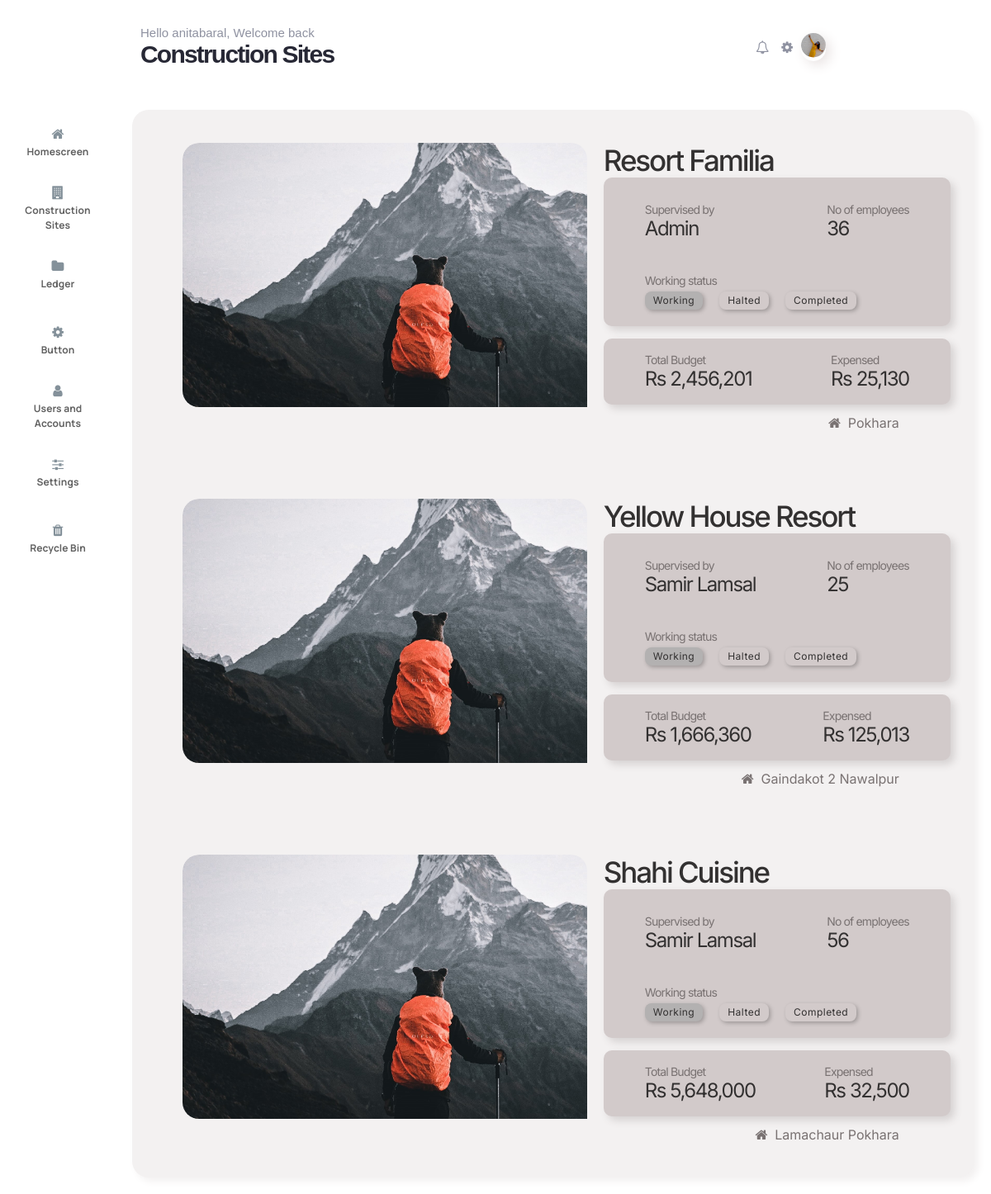
Page /construction_home/ (signed in) on the committed database.
### construction/models.py (models this page shows, shortened)
class Site_User(models.Model):
    name = models.OneToOneField(User, on_delete=models.CASCADE)
    fullname = models.CharField(max_length=100, null=True, blank=True)
    TYPE_ROLE = (
        ('Sitehead', 'Sitehead'),
        ('Superviser', 'Superviser'),
        ('Technician', 'Technician'),
    )
    site_role = models.CharField(max_length=50, choices=TYPE_ROLE)
    image = models.ImageField(upload_to='profile_images/', null=True)

class Construction_Site(models.Model):
    name = models.CharField(max_length=50)
    image = models.ImageField(
        upload_to="site_profiles/",  null=True, blank=True)
    num_workers = models.IntegerField(null=True, blank=True)
    budget = models.IntegerField(null=True, blank=True)
    expensed = models.IntegerField(null=True, blank=True)
    WORKING_STATUS = (
        ('Working', 'Working'),
        ('Halted', 'Halted'),
        ('Completed', 'Completed'),
    )
    working_status = models.CharField(max_length=50, choices=WORKING_STATUS)
    superviser = models.ForeignKey(
        Site_User, on_delete=models.SET_NULL, null=True)
    location = models.CharField(max_length=100, null=True, blank=True)

### construction/views.py (the view)
# urls.py: path('construction_home/', views.constructionHomeView,
@login_required
def constructionHomeView(request):
    construction_detail = Construction_Site.objects.all()
    return render(request, 'pages/constructionpage.html', {'construction_detail': construction_detail})

### construction/templates/pages/constructionpage.html (shortened to what this page needs)
{% extends 'pages/base.html' %} {% load static%} {% load humanize %}
  {% block content1 %}
  <div class="header">
    <div class="title">
      <h4>Hello {{request.user}}, Welcome back</h4>
      <h2>Construction Sites</h2>
    </div>
    <div class="profileheader">
      <i class="fa fa-bell-o" aria-hidden="true"></i>
      <i class="fa fa-cog"></i>
      <div class="image" id="image" onclick="showmenu();">
        <img src="{{request.user.site_user.image.url}}" />
      </div>
    </div>
  </div>
  {% endblock %}
    {% block content2 %}
    <div class="construction_detail_container">
      {% for construction_detail in construction_detail %}
      <div class="construction_detail">
        <div class="left">
          <img src="{{construction_detail.image.url}}" />
        </div>
        <div class="right">
          <div class="title">
            <h1>{{construction_detail.name}}</h1>
          </div>
          <div class="card1">
            <div class="card1top">
              <div class="name">
                <p>Supervised by</p>
                <h2>{{construction_detail.superviser.fullname}}</h2>
              </div>
              <div class="workernum">
                <p>No of employees</p>
                <h2>{{construction_detail.num_workers}}</h2>
              </div>
            </div>
            <div class="card1bottom">
              <p>Working status</p>
              <div class="status">
                <h4 style="background: #b3b1b1">Working</h4>
                <h4>Halted</h4>
                <h4>Completed</h4>
              </div>
            </div>
          </div>
          <div class="card2">
            <div class="budget">
              <p>Total Budget</p>
              <h2>Rs {{construction_detail.budget|intcomma}}</h2>
            </div>
            <div class="expensed">
              <p>Expensed</p>
              <h2>Rs {{construction_detail.expensed|intcomma}}</h2>
            </div>
          </div>
          <h3>
            <i class="fa fa-home" aria-hidden="true"></i
            >&nbsp;&nbsp;{{construction_detail.location}}
          </h3>
        </div>
      </div>
      {% endfor %}
    </div>
    {% endblock %}

### construction/templates/pages/base.html (shortened to what this page needs)
{% load static %}
<!DOCTYPE html>
<html>
  <head>
    <link rel="stylesheet" href="{% static 'css/home.css' %}" />
    <link
      rel="stylesheet"
      href="https://cdnjs.cloudflare.com/ajax/libs/font-awesome/4.7.0/css/font-awesome.min.css"
    />
  </head>
  <body>
    {% block content1 %}{% endblock %}
    <div class="content">
      <div class="navig">
        <a href="{% url 'transaction_home' %}" style="text-decoration: none"
          ><div class="box">
            <i class="fa fa-home" aria-hidden="true"></i>
            <h3>Homescreen</h3>
          </div></a
        >
        <a href="{% url 'construction_home' %}" style="text-decoration: none">
          <div class="box">
            <i class="fa fa-building" aria-hidden="true"></i>
            <h3>Construction Sites</h3>
          </div>
        </a>
        <div class="box" onclick="xls_modal();">
          <i class="fa fa-folder" aria-hidden="true"></i>
          <h3>Ledger</h3>
        </div>
        <div class="box">
          <i class="fa fa-cog"></i>
          <h3>Button</h3>
        </div>
        <div class="box">
          <i class="fa fa-user" aria-hidden="true"></i>
          <h3>Users and Accounts</h3>
        </div>
        <div class="box">
          <i class="fa fa-sliders" aria-hidden="true"></i>
          <h3>Settings</h3>
        </div>
        <div class="box">
          <i class="fa fa-trash" aria-hidden="true"></i>
          <h3>Recycle Bin</h3>
        </div>
      </div>
      {% block content2%} {% endblock %}
  </body>
</html>

### construction/static/css/home.css (style rules this page uses)
* { padding: 0px; margin: 0px; }
.header { font-family: sans-serif; }
.profileheader img { height: 30px; clip-path: circle(); border-radius: 50%; box-shadow: 5px 5px 5px rgb(110, 109, 109); }
.profileheader .image { border-radius: 45px; box-shadow: 5px 5px 15px rgb(233, 227, 227); }
.header { display: flex; flex-direction: row; justify-content: space-between; align-items: center; padding: 30px 170px; }
.header .title { display: flex; justify-content: center; flex-direction: column; }
.header .title h4 { width: 100%; font-style: normal; font-weight: normal; font-size: 15px; line-height: 19px; color: #8f92a1; }
.header .title h2 { width: 100%; font-style: normal; font-weight: 600; font-size: 30px; letter-spacing: -0.06em; color: #272835; }
.header .profileheader { display: flex; flex-direction: row; flex-wrap: nowrap; justify-content: center; padding: 0px 50px; width: 50px; gap: 5px; align-items: center; }
.profileheader i { padding: 0px 5px; color: #8f92a1; }
.content { padding: 20px; display: flex; flex-direction: row; flex-wrap: nowrap; gap: 40px; }
.navig { display: flex; flex-direction: column; }
.navig .box { width: 100px; height: 80px; display: flex; justify-content: center; align-items: center; flex-direction: column; gap: 5px; }
.navig .box i { color: #84919a; }
.navig .box h3 { font-family: "Manrope", sans-serif; font-style: normal; font-weight: bold; font-size: 12px; line-height: 142%; display: flex; align-items: center; text-align: center; letter-spacing: 0.008em; color: #616161; }
.construction_detail { width: 100%; }
.construction_detail .left { overflow: hidden; border-radius: 20px; }
.construction_detail img { height: 320px; border-radius: 20px; }
.construction_detail_container { width: 100%; background-color: #f3f1f1; border-radius: 20px; box-shadow: 5px 5px 10px #f3f1f1; }
.construction_detail { display: flex; flex-direction: row; flex-wrap: wrap; justify-content: center; font-family: "Inter", sans-serif; width: 100%; padding: 40px 10px; gap: 20px; }
.construction_detail .left { width: 48%; }
.construction_detail .right { width: 40%; }
.construction_detail .right h1 { font-style: normal; font-weight: 500; font-size: 35px; line-height: 42px; letter-spacing: -0.06em; color: #333131; }
.construction_detail .right .card1 { width: 400px; height: 160px; border-radius: 10px; background-color: #d2caca; padding: 10px; display: flex; flex-direction: column; justify-content: space-between; box-shadow: 5px 5px 10px #d6d2d2; }
.construction_detail .card1top { display: flex; flex-direction: row; flex-wrap: nowrap; justify-content: space-between; padding: 20px 40px; }
.construction_detail h2 { font-style: normal; font-weight: normal; font-size: 24px; line-height: 29px; display: flex; align-items: center; letter-spacing: -0.06em; color: #333131; }
.construction_detail p { font-style: normal; font-weight: normal; font-size: 14px; line-height: 17px; display: flex; align-items: center; letter-spacing: -0.06em; color: #797272; }
.construction_detail .card1bottom { padding: 20px 40px; display: flex; flex-direction: column; gap: 5px; }
.construction_detail .card1bottom .status { display: flex; flex-direction: row; flex-wrap: nowrap; justify-content: start; gap: 20px; }
.construction_detail .card1bottom .status h4 { background: transparent; box-shadow: 2px 2px 5px rgba(0, 0, 0, 0.25); border-radius: 8px; display: flex; justify-content: center; align-items: center; font-family: "Inter", sans-serif; padding: 4px 10px; font-style: normal; font-weight: normal; font-size: 12px; line-height: 14px; letter-spacing: 0.04em; color: #333131; }
.construction_detail .card2 { width: 400px; height: 60px; border-radius: 10px; background-color: #d2caca; padding: 10px; display: flex; flex-direction: row; flex-wrap: nowrap; justify-content: space-between; box-shadow: 5px 5px 10px #d6d2d2; margin-top: 15px; align-items: center; }
.construction_detail .budget { padding-left: 40px; }
.construction_detail .expensed { padding-right: 40px; }
.construction_detail h3 { font-style: normal; font-weight: normal; font-size: 16px; line-height: 24px; display: flex; justify-content: flex-end; align-items: center; color: #797272; margin-right: 50px; padding-top: 10px; }

### rows in the picture
Construction_Site: image (picture), name "Resort Familia", superviser.fullname "Admin", num_workers "36", budget "2,456,201", expensed "25,130", location "Pokhara"
Construction_Site: image (picture), name "Yellow House Resort", superviser.fullname "Samir Lamsal", num_workers "25", budget "1,666,360", expensed "125,013", location "Gaindakot 2 Nawalpur"
Construction_Site: image (picture), name "Shahi Cuisine", superviser.fullname "Samir Lamsal", num_workers "56", budget "5,648,000", expensed "32,500", location "Lamachaur Pokhara"

### other values in the picture
{{ request.user }} "anitabaral"
